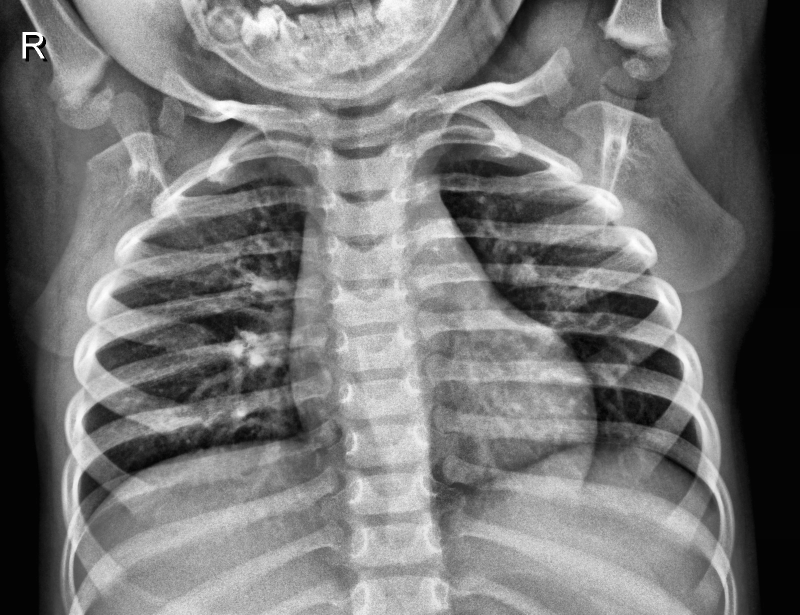
#> input picture Backend/testing/dataset/normal-1.png, 1600 x 1229 px, given as the content of the folder /content/raw, which was not available (shown at 1/2 size)
$ jupyter execute --allow-errors tb_21_april_model-after-running.ipynb   (shell and % lines are left out)   (text cells are left out)
#> lines starting #> are read from the running program, lines starting #| are printed output that depends on the picture; pictures that were not available may be replaced by others from this repository, and a replacement may not be noted
[cell 1]
# ── Cell 1 — Install & Imports ────────────────────────────────────────────────

import os
import shutil
import random
import numpy as np
import cv2
import matplotlib.pyplot as plt
import seaborn as sns
from pathlib import Path
import io
import json

import tensorflow as tf
from tensorflow.keras.applications import MobileNetV2
from tensorflow.keras import layers, models
from tensorflow.keras.preprocessing.image import ImageDataGenerator
from tensorflow.keras.callbacks import (EarlyStopping, ReduceLROnPlateau,
                                         ModelCheckpoint)
from sklearn.metrics import (confusion_matrix, classification_report,
                               f1_score, precision_score, recall_score,
                               accuracy_score, roc_curve, auc as sklearn_auc)
from sklearn.utils.class_weight import compute_class_weight
from PIL import Image

print("TensorFlow:", tf.__version__)
print("GPU:", tf.config.list_physical_devices('GPU'))
#> (this line was passed over: tensorflow is not available in this run)

[cell 2]
# ── Cell 2 — Kaggle Setup & Dataset Download ──────────────────────────────────
from google.colab import files
files.upload()  # upload kaggle.json when prompted
#> the answer given: normal-1.png
#> in show_clahe_comparison, original is the input picture: shape (1229, 1600, 3); mean B, G, R 118.4, 118.4, 118.4

os.makedirs('/root/.config/kaggle', exist_ok=True)
os.system('cp kaggle.json /root/.config/kaggle/kaggle.json')
os.system('chmod 600 /root/.config/kaggle/kaggle.json')

# Primary TB dataset — NIAID sourced (700 TB + 3500 Normal)

# Paul Mooney — used only for supplementing Normal class

print("Downloads complete.")

# Verify folder structure
import subprocess
#> (the rest of this cell did not finish here and is left out)

[cell 3]
# ── Cell 3 — CLAHE Preprocessing Function ────────────────────────────────────
# CLAHE (Contrast Limited Adaptive Histogram Equalization)
# Enhances local contrast to make subtle TB features more visible:
#   - Faint cavitations become more distinct
#   - Upper lobe infiltrates stand out more clearly
#   - Fibrotic scars have better edge definition

def apply_clahe(image_path, output_path):
#> called with output_path = '/content/temp_clahe_test.jpg'
    img = cv2.imread(str(image_path))
    if img is None:
        return False
    lab = cv2.cvtColor(img, cv2.COLOR_BGR2LAB)
#> lab: shape (1229, 1600, 3); mean of channels 0, 1, 2 124.3, 128, 128
    l, a, b = cv2.split(lab)
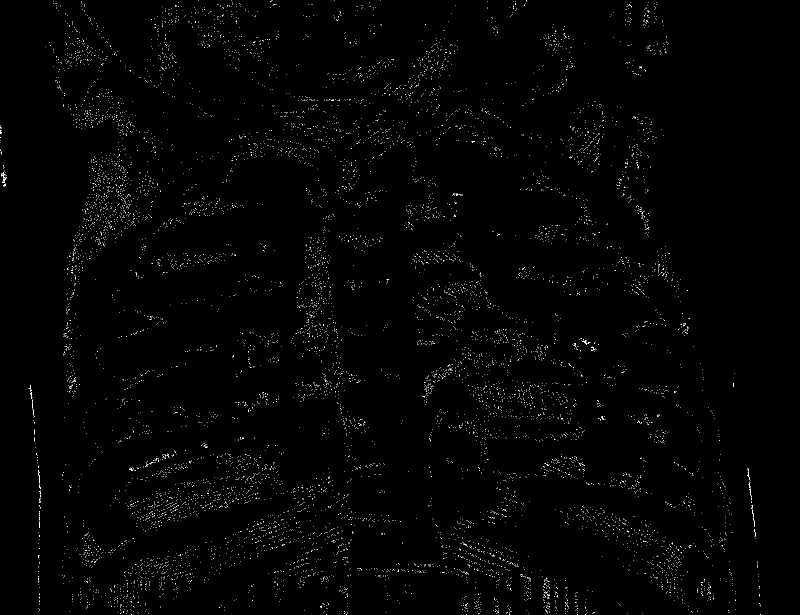
#> b: shape (1229, 1600) (shown at 1/2 size); values 128 (black) and 129 (white), 0.71% white in thin lines or dots
    clahe = cv2.createCLAHE(clipLimit=2.0, tileGridSize=(8, 8))
    l_enhanced = clahe.apply(l)
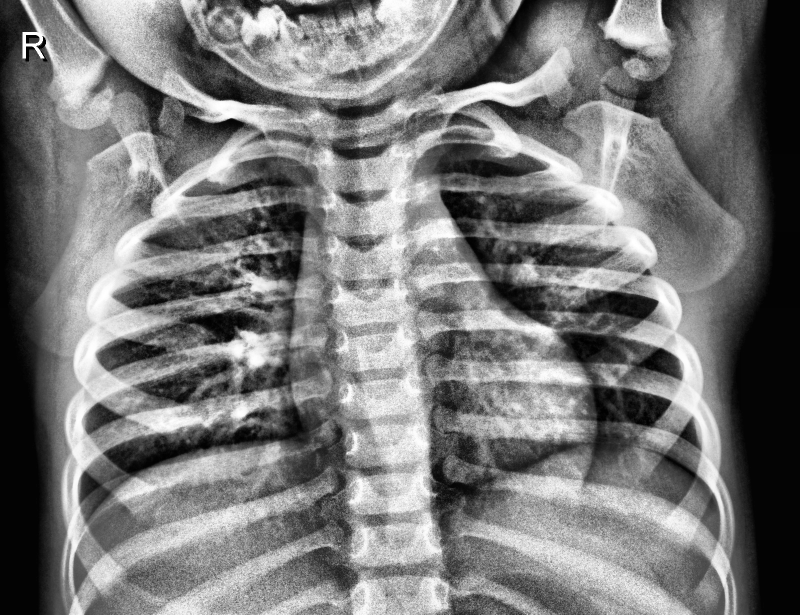
#> l_enhanced: shape (1229, 1600) (shown at 1/2 size); min 0, max 255, mean 120.9
    lab_enhanced = cv2.merge([l_enhanced, a, b])
#> lab_enhanced: shape (1229, 1600, 3); mean of channels 0, 1, 2 120.9, 128, 128
    img_enhanced = cv2.cvtColor(lab_enhanced, cv2.COLOR_LAB2BGR)
    cv2.imwrite(str(output_path), img_enhanced)
    return True


def show_clahe_comparison(image_path):
    original = cv2.imread(str(image_path))
    original_rgb = cv2.cvtColor(original, cv2.COLOR_BGR2RGB)
    temp_path = '/content/temp_clahe_test.jpg'
    apply_clahe(image_path, temp_path)
    enhanced = cv2.imread(temp_path)
    enhanced_rgb = cv2.cvtColor(enhanced, cv2.COLOR_BGR2RGB)
    fig, axes = plt.subplots(1, 2, figsize=(10, 4))
    axes[0].imshow(original_rgb)
    axes[0].set_title('Original')
    axes[0].axis('off')
    axes[1].imshow(enhanced_rgb)
    axes[1].set_title('After CLAHE')
    axes[1].axis('off')
    plt.suptitle('CLAHE Effect on Chest X-ray', fontsize=13)
    plt.tight_layout()
    plt.show()
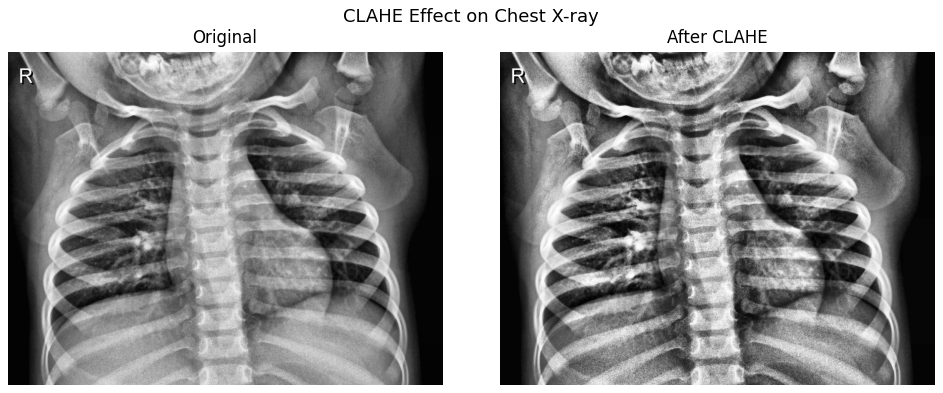
#> figure drawn by matplotlib, 2 panels


# Demo on a sample image
sample_images = list(Path('/content/raw').rglob('*.png'))[:1]
if not sample_images:
    sample_images = list(Path('/content/raw').rglob('*.jpg'))[:1]

if sample_images:
    show_clahe_comparison(sample_images[0])
    print("CLAHE function ready.")
else:
    print("Could not find sample image — check Cell 2 folder output.")

[cell 4]
# ── Cell 4a — Locate Dataset Folders ─────────────────────────────────────────
# Run this first, check the output, then run Cell 4b

tb_possible_roots = [
    '/content/raw/TB_Chest_Xray_Database',
    '/content/raw/tuberculosis-tb-chest-xray-dataset',
    '/content/raw',
]

tb_positive_dir = None
tb_normal_dir   = None

for root in tb_possible_roots:
    r = Path(root)
    if not r.exists():
        continue
    for sub in r.rglob('*'):
        if sub.is_dir() and sub.name.lower() in ['tuberculosis', 'tb']:
            tb_positive_dir = sub
        if sub.is_dir() and sub.name.lower() == 'normal':
            if 'chest_xray' not in str(sub):
                tb_normal_dir = sub

print(f"TB positive folder : {tb_positive_dir}")
print(f"TB normal folder   : {tb_normal_dir}")

[cell 5]
# ── Cell 4b — Build 1:1 Balanced Dataset with CLAHE ──────────────────────────
random.seed(42)

# Clear and recreate folders
for folder in ['/content/dataset/tb_positive', '/content/dataset/tb_negative']:
    if os.path.exists(folder):
        shutil.rmtree(folder)
    os.makedirs(folder)

# ── TB Positive — copy all TB images ─────────────────────────────────────────
tb_images = []
if tb_positive_dir:
    for ext in ['*.png', '*.jpg', '*.jpeg']:
        tb_images += list(tb_positive_dir.glob(ext))

random.shuffle(tb_images)
failed = 0
for img_path in tb_images:
    out_path = Path(f'/content/dataset/tb_positive/{img_path.stem}.png')
    if not apply_clahe(img_path, out_path):
        failed += 1

tb_count = len(os.listdir('/content/dataset/tb_positive'))
print(f"TB positive copied : {tb_count}  (failed: {failed})")

# ── TB Negative — exactly match TB count (1:1) ────────────────────────────────
normal_tb_images = []
if tb_normal_dir:
    for ext in ['*.png', '*.jpg', '*.jpeg']:
        normal_tb_images += list(tb_normal_dir.glob(ext))

mooney_normal = Path('/content/raw/chest_xray/train/NORMAL')
mooney_images = []
if mooney_normal.exists():
    mooney_images = (list(mooney_normal.glob('*.jpeg')) +
                     list(mooney_normal.glob('*.jpg')))

all_normals = normal_tb_images + mooney_images
random.shuffle(all_normals)

# Strictly 1:1
target_normals = tb_count
print(f"Available normals  : {len(all_normals)} — sampling {target_normals}")

for i, img_path in enumerate(all_normals[:target_normals]):
    out_path = Path(f'/content/dataset/tb_negative/normal_{i}.png')
    apply_clahe(img_path, out_path)

pos = len(os.listdir('/content/dataset/tb_positive'))
neg = len(os.listdir('/content/dataset/tb_negative'))
print(f"\nFinal → TB positive: {pos} | TB negative: {neg}")
print(f"Ratio: 1:{neg/pos:.1f}  ← should be exactly 1:1")
